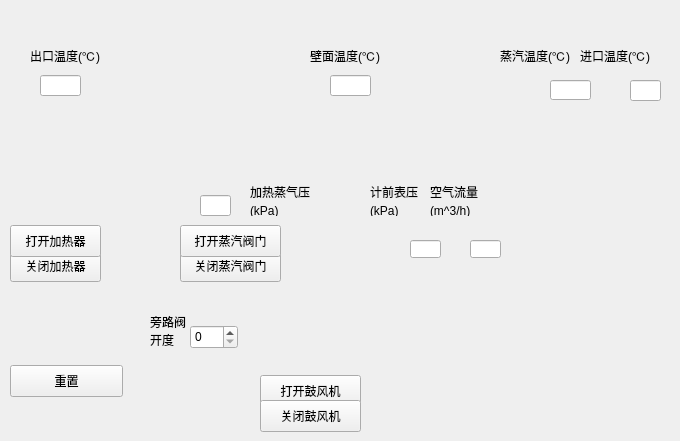
   <widget class="QWidget" name="simulation_6">
    <widget class="QSpinBox" name="open_air_rate_6">
     <property name="geometry">
      <rect>
       <x>190</x>
       <y>325</y>
       <width>48</width>
       <height>24</height>
      </rect>
     </property>
     <property name="maximum">
      <number>100</number>
     </property>
     <property name="singleStep">
      <number>10</number>
     </property>
     <property name="value">
      <number>0</number>
     </property>
    </widget>
    <widget class="QLineEdit" name="tw_6">
     <property name="geometry">
      <rect>
       <x>330</x>
       <y>75</y>
       <width>41</width>
       <height>21</height>
      </rect>
     </property>
    </widget>
    <widget class="QPushButton" name="close_heat_6">
     <property name="geometry">
      <rect>
       <x>10</x>
       <y>250</y>
       <width>91</width>
       <height>32</height>
      </rect>
     </property>
     <property name="text">
      <string>关闭加热器</string>
     </property>
    </widget>
    <widget class="QLabel" name="cold_air">
     <property name="geometry">
      <rect>
       <x>180</x>
       <y>152</y>
       <width>350</width>
       <height>5</height>
      </rect>
     </property>
     <property name="text">
      <string/>
     </property>
     <property name="pixmap">
      <pixmap resource="../resources/simulation/simulation.qrc">:/icons/water.webp</pixmap>
     </property>
     <property name="scaledContents">
      <bool>true</bool>
     </property>
    </widget>
    <widget class="QLabel" name="label_28">
     <property name="geometry">
      <rect>
       <x>430</x>
       <y>185</y>
       <width>60</width>
       <height>31</height>
      </rect>
     </property>
     <property name="text">
      <string>空气流量(m^3/h)</string>
     </property>
     <property name="wordWrap">
      <bool>true</bool>
     </property>
    </widget>
    <widget class="QLabel" name="bg64">
     <property name="geometry">
      <rect>
       <x>10</x>
       <y>65</y>
       <width>661</width>
       <height>331</height>
      </rect>
     </property>
     <property name="text">
      <string/>
     </property>
     <property name="pixmap">
      <pixmap resource="../resources/simulation/simulation.qrc">:/experiment/6s.png</pixmap>
     </property>
     <property name="scaledContents">
      <bool>true</bool>
     </property>
    </widget>
    <widget class="QPushButton" name="open_air_6">
     <property name="geometry">
      <rect>
       <x>260</x>
       <y>375</y>
       <width>101</width>
       <height>32</height>
      </rect>
     </property>
     <property name="text">
      <string>打开鼓风机</string>
     </property>
    </widget>
    <widget class="QPushButton" name="open_heat_6">
     <property name="geometry">
      <rect>
       <x>10</x>
       <y>225</y>
       <width>91</width>
       <height>32</height>
      </rect>
     </property>
     <property name="text">
      <string>打开加热器</string>
     </property>
    </widget>
    <widget class="QPushButton" name="restart_6">
     <property name="geometry">
      <rect>
       <x>10</x>
       <y>365</y>
       <width>113</width>
       <height>32</height>
      </rect>
     </property>
     <property name="text">
      <string>重置</string>
     </property>
    </widget>
    <widget class="QLabel" name="label_34">
     <property name="geometry">
      <rect>
       <x>150</x>
       <y>315</y>
       <width>41</width>
       <height>31</height>
      </rect>
     </property>
     <property name="text">
      <string>旁路阀开度</string>
     </property>
     <property name="wordWrap">
      <bool>true</bool>
     </property>
    </widget>
    <widget class="QLabel" name="label_33">
     <property name="geometry">
      <rect>
       <x>500</x>
       <y>40</y>
       <width>71</width>
       <height>31</height>
      </rect>
     </property>
     <property name="text">
      <string>蒸汽温度(℃)</string>
     </property>
     <property name="wordWrap">
      <bool>true</bool>
     </property>
    </widget>
    <widget class="QLineEdit" name="ts_6">
     <property name="geometry">
      <rect>
       <x>550</x>
       <y>80</y>
       <width>41</width>
       <height>20</height>
      </rect>
     </property>
    </widget>
    <widget class="QPushButton" name="close_air_6">
     <property name="geometry">
      <rect>
       <x>260</x>
       <y>400</y>
       <width>101</width>
       <height>32</height>
      </rect>
     </property>
     <property name="text">
      <string>关闭鼓风机</string>
     </property>
    </widget>
    <widget class="QLineEdit" name="air_t_out_6">
     <property name="geometry">
      <rect>
       <x>40</x>
       <y>75</y>
       <width>41</width>
       <height>21</height>
      </rect>
     </property>
    </widget>
    <widget class="QLineEdit" name="gas_pressure_6">
     <property name="geometry">
      <rect>
       <x>200</x>
       <y>195</y>
       <width>31</width>
       <height>21</height>
      </rect>
     </property>
    </widget>
    <widget class="QLineEdit" name="air_t_in_6">
     <property name="geometry">
      <rect>
       <x>630</x>
       <y>80</y>
       <width>31</width>
       <height>21</height>
      </rect>
     </property>
    </widget>
    <widget class="QLabel" name="label_27">
     <property name="geometry">
      <rect>
       <x>370</x>
       <y>185</y>
       <width>60</width>
       <height>31</height>
      </rect>
     </property>
     <property name="text">
      <string>计前表压(kPa)</string>
     </property>
     <property name="wordWrap">
      <bool>true</bool>
     </property>
    </widget>
    <widget class="QLabel" name="label_32">
     <property name="geometry">
      <rect>
       <x>310</x>
       <y>40</y>
       <width>71</width>
       <height>31</height>
      </rect>
     </property>
     <property name="text">
      <string>壁面温度(℃)</string>
     </property>
     <property name="wordWrap">
      <bool>true</bool>
     </property>
    </widget>
    <widget class="QLabel" name="label_31">
     <property name="geometry">
      <rect>
       <x>30</x>
       <y>40</y>
       <width>71</width>
       <height>31</height>
      </rect>
     </property>
     <property name="text">
      <string>出口温度(℃)</string>
     </property>
     <property name="wordWrap">
      <bool>true</bool>
     </property>
    </widget>
    <widget class="QLabel" name="gas_2">
     <property name="geometry">
      <rect>
       <x>180</x>
       <y>160</y>
       <width>341</width>
       <height>10</height>
      </rect>
     </property>
     <property name="text">
      <string/>
     </property>
     <property name="pixmap">
      <pixmap resource="../resources/simulation/simulation.qrc">:/icons/Screen Shot 2022-05-09 at 23.10.32.png</pixmap>
     </property>
    </widget>
    <widget class="QLabel" name="label_29">
     <property name="geometry">
      <rect>
       <x>250</x>
       <y>185</y>
       <width>71</width>
       <height>31</height>
      </rect>
     </property>
     <property name="text">
      <string>加热蒸气压(kPa)</string>
     </property>
     <property name="wordWrap">
      <bool>true</bool>
     </property>
    </widget>
    <widget class="QPushButton" name="close_gas_6">
     <property name="geometry">
      <rect>
       <x>180</x>
       <y>250</y>
       <width>101</width>
       <height>32</height>
      </rect>
     </property>
     <property name="text">
      <string>关闭蒸汽阀门</string>
     </property>
    </widget>
    <widget class="QLineEdit" name="air_pressure_6">
     <property name="geometry">
      <rect>
       <x>410</x>
       <y>240</y>
       <width>31</width>
       <height>18</height>
      </rect>
     </property>
    </widget>
    <widget class="QLabel" name="gas_1">
     <property name="geometry">
      <rect>
       <x>180</x>
       <y>138</y>
       <width>341</width>
       <height>10</height>
      </rect>
     </property>
     <property name="text">
      <string/>
     </property>
     <property name="pixmap">
      <pixmap resource="../resources/simulation/simulation.qrc">:/icons/Screen Shot 2022-05-09 at 23.10.32.png</pixmap>
     </property>
    </widget>
    <widget class="QLabel" name="label_30">
     <property name="geometry">
      <rect>
       <x>580</x>
       <y>40</y>
       <width>71</width>
       <height>31</height>
      </rect>
     </property>
     <property name="text">
      <string>进口温度(℃)</string>
     </property>
     <property name="wordWrap">
      <bool>true</bool>
     </property>
    </widget>
    <widget class="QPushButton" name="open_gas_6">
     <property name="geometry">
      <rect>
       <x>180</x>
       <y>225</y>
       <width>101</width>
       <height>32</height>
      </rect>
     </property>
     <property name="text">
      <string>打开蒸汽阀门</string>
     </property>
    </widget>
    <widget class="QLineEdit" name="air_flow_rate_6">
     <property name="geometry">
      <rect>
       <x>470</x>
       <y>240</y>
       <width>31</width>
       <height>18</height>
      </rect>
     </property>
    </widget>
    <zorder>bg64</zorder>
    <zorder>open_air_rate_6</zorder>
    <zorder>tw_6</zorder>
    <zorder>close_heat_6</zorder>
    <zorder>cold_air</zorder>
    <zorder>label_28</zorder>
    <zorder>open_air_6</zorder>
    <zorder>open_heat_6</zorder>
    <zorder>restart_6</zorder>
    <zorder>label_34</zorder>
    <zorder>label_33</zorder>
    <zorder>ts_6</zorder>
    <zorder>close_air_6</zorder>
    <zorder>air_t_out_6</zorder>
    <zorder>gas_pressure_6</zorder>
    <zorder>air_t_in_6</zorder>
    <zorder>label_27</zorder>
    <zorder>label_32</zorder>
    <zorder>label_31</zorder>
    <zorder>gas_2</zorder>
    <zorder>label_29</zorder>
    <zorder>close_gas_6</zorder>
    <zorder>air_pressure_6</zorder>
    <zorder>gas_1</zorder>
    <zorder>label_30</zorder>
    <zorder>open_gas_6</zorder>
    <zorder>air_flow_rate_6</zorder>
   </widget>
